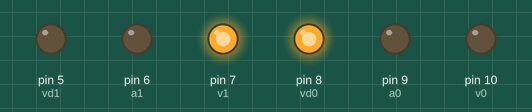
This sketch was run on a simulated Arduino Uno, built with avr-gcc and run on an emulated ATmega328P. On the bench: output pins drawn as LEDs (lit = HIGH).

Above: at 1.0 s.
At 2.5 s:
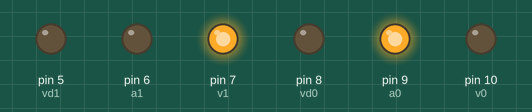
At 4.0 s:
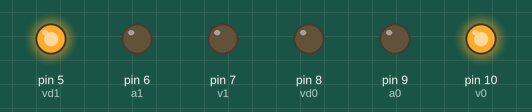
At 5.5 s:
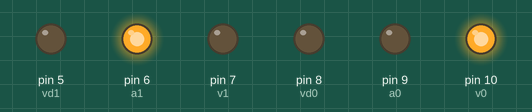
Timing chart, 0 to 10.4 s (numbered marks = the images above):
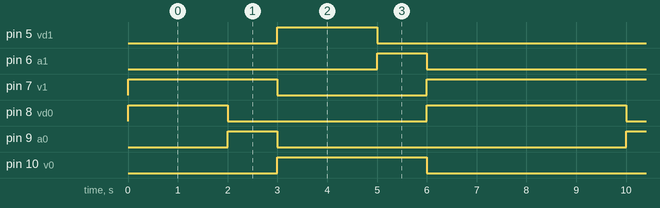

Measured:
- by itself, pin 5 (vd1): alternates HIGH for 2.0 s and LOW for 6.0 s
- by itself, pin 6 (a1), pin 9 (a0): alternates HIGH for 1.0 s and LOW for 7.0 s
- by itself, pin 7 (v1): repeats every 8.0 s: LOW 3.0 s, HIGH 5.0 s
- by itself, pin 8 (vd0): repeats every 8.0 s: LOW 4.0 s, HIGH 4.0 s
- by itself, pin 10 (v0): alternates HIGH for 3.0 s and LOW for 5.0 s

The sketch:

Farol.ino.ino
```cpp
int vd0=8;
int a0=9;
int v0=10;
int vd1=5;
int a1=6;
int v1=7;
void setup() {
pinMode (vd0, OUTPUT);
pinMode (a0, OUTPUT);
pinMode (v0, OUTPUT);
pinMode (vd1, OUTPUT);
pinMode (a1, OUTPUT);
pinMode (v1, OUTPUT);
}
void loop() {
digitalWrite (vd0,1);
digitalWrite (a0,0);
digitalWrite (v0,0);
digitalWrite (vd1,0);
digitalWrite (a1,0);
digitalWrite (v1,1);
delay (2000);
digitalWrite (vd0,0);
digitalWrite (a0,1);
digitalWrite (v0,0);
digitalWrite (vd1,0);
digitalWrite (a1,0);
digitalWrite (v1,1);
delay (1000);
digitalWrite (vd0,0);
digitalWrite (a0,0);
digitalWrite (v0,1);
digitalWrite (vd1,1);
digitalWrite (a1,0);
digitalWrite (v1,0);
delay (2000);
digitalWrite (vd0,0);
digitalWrite (a0,0);
digitalWrite (v0,1);
digitalWrite (vd1,0);
digitalWrite (a1,1);
digitalWrite (v1,0);
delay (1000);
digitalWrite (vd0,1);
digitalWrite (a0,0);
digitalWrite (v0,0);
digitalWrite (vd1,0);
digitalWrite (a1,0);
digitalWrite (v1,1);
delay (2000);
}
```
